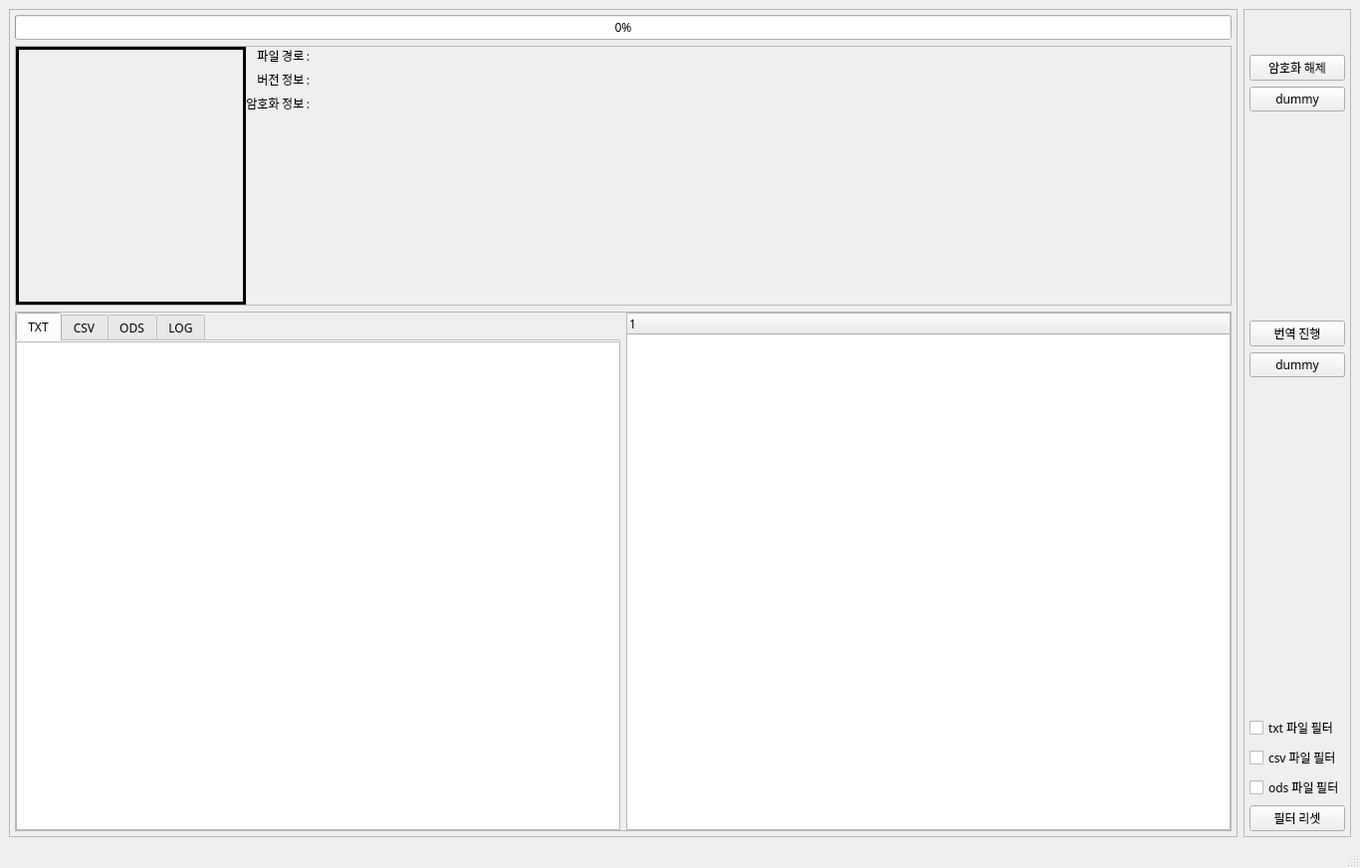
<?xml version="1.0" encoding="UTF-8"?>
<ui version="4.0">
 <author>koa</author>
 <class>MainWindow</class>
 <widget class="QMainWindow" name="MainWindow">
  <property name="geometry">
   <rect>
    <x>0</x>
    <y>0</y>
    <width>1366</width>
    <height>872</height>
   </rect>
  </property>
  <property name="sizePolicy">
   <sizepolicy hsizetype="Expanding" vsizetype="Expanding">
    <horstretch>0</horstretch>
    <verstretch>0</verstretch>
   </sizepolicy>
  </property>
  <property name="minimumSize">
   <size>
    <width>1366</width>
    <height>768</height>
   </size>
  </property>
  <property name="font">
   <font>
    <family>D2Coding</family>
   </font>
  </property>
  <property name="contextMenuPolicy">
   <enum>Qt::CustomContextMenu</enum>
  </property>
  <property name="windowTitle">
   <string>RPG_Trans</string>
  </property>
  <widget class="QWidget" name="centralwidget">
   <property name="sizePolicy">
    <sizepolicy hsizetype="MinimumExpanding" vsizetype="Preferred">
     <horstretch>0</horstretch>
     <verstretch>0</verstretch>
    </sizepolicy>
   </property>
   <layout class="QGridLayout" name="gridLayout_2">
    <item row="0" column="0">
     <widget class="QFrame" name="Entire_Frame">
      <property name="frameShape">
       <enum>QFrame::StyledPanel</enum>
      </property>
      <property name="frameShadow">
       <enum>QFrame::Raised</enum>
      </property>
      <layout class="QVBoxLayout" name="verticalLayout_2" stretch="0,1,2">
       <property name="leftMargin">
        <number>5</number>
       </property>
       <property name="topMargin">
        <number>5</number>
       </property>
       <property name="rightMargin">
        <number>5</number>
       </property>
       <property name="bottomMargin">
        <number>5</number>
       </property>
       <item>
        <widget class="QProgressBar" name="progressBar">
         <property name="value">
          <number>0</number>
         </property>
         <property name="alignment">
          <set>Qt::AlignCenter</set>
         </property>
        </widget>
       </item>
       <item>
        <widget class="QFrame" name="Folder_info_Frame">
         <property name="sizePolicy">
          <sizepolicy hsizetype="MinimumExpanding" vsizetype="MinimumExpanding">
           <horstretch>0</horstretch>
           <verstretch>0</verstretch>
          </sizepolicy>
         </property>
         <property name="baseSize">
          <size>
           <width>100</width>
           <height>100</height>
          </size>
         </property>
         <property name="frameShape">
          <enum>QFrame::StyledPanel</enum>
         </property>
         <property name="frameShadow">
          <enum>QFrame::Raised</enum>
         </property>
         <layout class="QHBoxLayout" name="horizontalLayout_2" stretch="1,0,4">
          <property name="spacing">
           <number>0</number>
          </property>
          <property name="leftMargin">
           <number>0</number>
          </property>
          <property name="topMargin">
           <number>0</number>
          </property>
          <property name="rightMargin">
           <number>0</number>
          </property>
          <property name="bottomMargin">
           <number>0</number>
          </property>
          <item>
           <widget class="QLabel" name="Location_Drag_Drop">
            <property name="sizePolicy">
             <sizepolicy hsizetype="Expanding" vsizetype="Expanding">
              <horstretch>100</horstretch>
              <verstretch>100</verstretch>
             </sizepolicy>
            </property>
            <property name="minimumSize">
             <size>
              <width>100</width>
              <height>100</height>
             </size>
            </property>
            <property name="acceptDrops">
             <bool>true</bool>
            </property>
            <property name="layoutDirection">
             <enum>Qt::LeftToRight</enum>
            </property>
            <property name="frameShape">
             <enum>QFrame::Box</enum>
            </property>
            <property name="lineWidth">
             <number>3</number>
            </property>
            <property name="text">
             <string/>
            </property>
            <property name="scaledContents">
             <bool>false</bool>
            </property>
            <property name="alignment">
             <set>Qt::AlignCenter</set>
            </property>
           </widget>
          </item>
          <item>
           <layout class="QVBoxLayout" name="S_InfoLabel_layout">
            <item>
             <widget class="QLabel" name="label">
              <property name="text">
               <string>파일 경로 : </string>
              </property>
              <property name="alignment">
               <set>Qt::AlignRight|Qt::AlignTrailing|Qt::AlignVCenter</set>
              </property>
             </widget>
            </item>
            <item>
             <widget class="QLabel" name="label_2">
              <property name="text">
               <string>버전 정보 : </string>
              </property>
              <property name="alignment">
               <set>Qt::AlignRight|Qt::AlignTrailing|Qt::AlignVCenter</set>
              </property>
             </widget>
            </item>
            <item>
             <widget class="QLabel" name="label_3">
              <property name="text">
               <string>암호화 정보 : </string>
              </property>
              <property name="alignment">
               <set>Qt::AlignRight|Qt::AlignTrailing|Qt::AlignVCenter</set>
              </property>
             </widget>
            </item>
            <item>
             <spacer name="verticalSpacer_3">
              <property name="orientation">
               <enum>Qt::Vertical</enum>
              </property>
              <property name="sizeHint" stdset="0">
               <size>
                <width>20</width>
                <height>40</height>
               </size>
              </property>
             </spacer>
            </item>
           </layout>
          </item>
          <item>
           <layout class="QVBoxLayout" name="InfoLabel_layout">
            <item>
             <layout class="QHBoxLayout" name="Progress_Frame"/>
            </item>
            <item>
             <widget class="QLabel" name="Folder_Name_label">
              <property name="text">
               <string/>
              </property>
             </widget>
            </item>
            <item>
             <widget class="QLabel" name="RPG_Ver_label">
              <property name="text">
               <string/>
              </property>
             </widget>
            </item>
            <item>
             <widget class="QLabel" name="Is_Encrypt_label">
              <property name="text">
               <string/>
              </property>
             </widget>
            </item>
            <item>
             <spacer name="verticalSpacer_2">
              <property name="orientation">
               <enum>Qt::Vertical</enum>
              </property>
              <property name="sizeHint" stdset="0">
               <size>
                <width>20</width>
                <height>40</height>
               </size>
              </property>
             </spacer>
            </item>
            <item>
             <widget class="QLabel" name="DecryptLog_label">
              <property name="text">
               <string/>
              </property>
             </widget>
            </item>
            <item>
             <widget class="QLabel" name="TransLog_label">
              <property name="text">
               <string/>
              </property>
             </widget>
            </item>
           </layout>
          </item>
         </layout>
        </widget>
       </item>
       <item>
        <widget class="QFrame" name="WorkSpace_Frame">
         <property name="sizePolicy">
          <sizepolicy hsizetype="MinimumExpanding" vsizetype="MinimumExpanding">
           <horstretch>0</horstretch>
           <verstretch>0</verstretch>
          </sizepolicy>
         </property>
         <property name="frameShape">
          <enum>QFrame::StyledPanel</enum>
         </property>
         <property name="frameShadow">
          <enum>QFrame::Raised</enum>
         </property>
         <layout class="QHBoxLayout" name="horizontalLayout_3">
          <property name="leftMargin">
           <number>0</number>
          </property>
          <property name="topMargin">
           <number>0</number>
          </property>
          <property name="rightMargin">
           <number>0</number>
          </property>
          <property name="bottomMargin">
           <number>0</number>
          </property>
          <item>
           <layout class="QHBoxLayout" name="FileControl_layout">
            <item>
             <widget class="QTabWidget" name="Tab_Widget">
              <property name="focusPolicy">
               <enum>Qt::StrongFocus</enum>
              </property>
              <property name="tabPosition">
               <enum>QTabWidget::North</enum>
              </property>
              <property name="tabShape">
               <enum>QTabWidget::Rounded</enum>
              </property>
              <property name="currentIndex">
               <number>0</number>
              </property>
              <property name="documentMode">
               <bool>true</bool>
              </property>
              <property name="tabsClosable">
               <bool>false</bool>
              </property>
              <property name="movable">
               <bool>false</bool>
              </property>
              <property name="tabBarAutoHide">
               <bool>false</bool>
              </property>
              <widget class="QWidget" name="TXTView_Tab">
               <property name="sizePolicy">
                <sizepolicy hsizetype="MinimumExpanding" vsizetype="MinimumExpanding">
                 <horstretch>0</horstretch>
                 <verstretch>0</verstretch>
                </sizepolicy>
               </property>
               <attribute name="title">
                <string>TXT</string>
               </attribute>
               <layout class="QGridLayout" name="gridLayout_3">
                <property name="leftMargin">
                 <number>0</number>
                </property>
                <property name="topMargin">
                 <number>0</number>
                </property>
                <property name="rightMargin">
                 <number>0</number>
                </property>
                <property name="bottomMargin">
                 <number>0</number>
                </property>
                <property name="spacing">
                 <number>0</number>
                </property>
                <item row="0" column="0">
                 <widget class="QTextEdit" name="TXTView_Widget">
                  <property name="sizePolicy">
                   <sizepolicy hsizetype="MinimumExpanding" vsizetype="MinimumExpanding">
                    <horstretch>0</horstretch>
                    <verstretch>0</verstretch>
                   </sizepolicy>
                  </property>
                 </widget>
                </item>
               </layout>
              </widget>
              <widget class="QWidget" name="CSVView_Tab">
               <property name="sizePolicy">
                <sizepolicy hsizetype="Maximum" vsizetype="Maximum">
                 <horstretch>0</horstretch>
                 <verstretch>0</verstretch>
                </sizepolicy>
               </property>
               <attribute name="title">
                <string>CSV</string>
               </attribute>
               <layout class="QGridLayout" name="gridLayout_4">
                <property name="leftMargin">
                 <number>0</number>
                </property>
                <property name="topMargin">
                 <number>0</number>
                </property>
                <property name="rightMargin">
                 <number>0</number>
                </property>
                <property name="bottomMargin">
                 <number>0</number>
                </property>
                <property name="spacing">
                 <number>0</number>
                </property>
                <item row="0" column="0">
                 <widget class="QTableWidget" name="CSVView_Widget">
                  <property name="sizePolicy">
                   <sizepolicy hsizetype="Expanding" vsizetype="Expanding">
                    <horstretch>0</horstretch>
                    <verstretch>0</verstretch>
                   </sizepolicy>
                  </property>
                  <property name="contextMenuPolicy">
                   <enum>Qt::DefaultContextMenu</enum>
                  </property>
                  <property name="selectionMode">
                   <enum>QAbstractItemView::ExtendedSelection</enum>
                  </property>
                  <property name="rowCount">
                   <number>0</number>
                  </property>
                  <property name="columnCount">
                   <number>0</number>
                  </property>
                  <attribute name="horizontalHeaderStretchLastSection">
                   <bool>true</bool>
                  </attribute>
                  <attribute name="verticalHeaderShowSortIndicator" stdset="0">
                   <bool>false</bool>
                  </attribute>
                  <attribute name="verticalHeaderStretchLastSection">
                   <bool>true</bool>
                  </attribute>
                 </widget>
                </item>
               </layout>
              </widget>
              <widget class="QWidget" name="ODSView_Tab">
               <property name="sizePolicy">
                <sizepolicy hsizetype="MinimumExpanding" vsizetype="MinimumExpanding">
                 <horstretch>0</horstretch>
                 <verstretch>0</verstretch>
                </sizepolicy>
               </property>
               <attribute name="title">
                <string>ODS</string>
               </attribute>
               <layout class="QGridLayout" name="gridLayout_5">
                <property name="leftMargin">
                 <number>0</number>
                </property>
                <property name="topMargin">
                 <number>0</number>
                </property>
                <property name="rightMargin">
                 <number>0</number>
                </property>
                <property name="bottomMargin">
                 <number>0</number>
                </property>
                <item row="0" column="0">
                 <widget class="QTableWidget" name="ODSView_Widget">
                  <property name="sizePolicy">
                   <sizepolicy hsizetype="Expanding" vsizetype="Expanding">
                    <horstretch>0</horstretch>
                    <verstretch>0</verstretch>
                   </sizepolicy>
                  </property>
                  <property name="rowCount">
                   <number>0</number>
                  </property>
                  <property name="columnCount">
                   <number>0</number>
                  </property>
                  <attribute name="horizontalHeaderCascadingSectionResizes">
                   <bool>true</bool>
                  </attribute>
                  <attribute name="horizontalHeaderStretchLastSection">
                   <bool>true</bool>
                  </attribute>
                  <attribute name="verticalHeaderShowSortIndicator" stdset="0">
                   <bool>false</bool>
                  </attribute>
                  <attribute name="verticalHeaderStretchLastSection">
                   <bool>true</bool>
                  </attribute>
                 </widget>
                </item>
               </layout>
              </widget>
              <widget class="QWidget" name="LOGView_Tab">
               <attribute name="title">
                <string>LOG</string>
               </attribute>
               <layout class="QGridLayout" name="gridLayout_6">
                <property name="leftMargin">
                 <number>0</number>
                </property>
                <property name="topMargin">
                 <number>0</number>
                </property>
                <property name="rightMargin">
                 <number>0</number>
                </property>
                <property name="bottomMargin">
                 <number>0</number>
                </property>
                <property name="spacing">
                 <number>0</number>
                </property>
                <item row="0" column="0">
                 <widget class="QPlainTextEdit" name="LOGView_WIdget"/>
                </item>
               </layout>
              </widget>
             </widget>
            </item>
            <item>
             <widget class="QTreeWidget" name="FolderStructure_Tree">
              <property name="contextMenuPolicy">
               <enum>Qt::CustomContextMenu</enum>
              </property>
              <attribute name="headerVisible">
               <bool>true</bool>
              </attribute>
              <attribute name="headerCascadingSectionResizes">
               <bool>true</bool>
              </attribute>
              <column>
               <property name="text">
                <string/>
               </property>
              </column>
             </widget>
            </item>
           </layout>
          </item>
         </layout>
        </widget>
       </item>
      </layout>
     </widget>
    </item>
    <item row="0" column="1">
     <widget class="QFrame" name="Right_SideBar_Frame">
      <property name="frameShape">
       <enum>QFrame::StyledPanel</enum>
      </property>
      <property name="frameShadow">
       <enum>QFrame::Raised</enum>
      </property>
      <layout class="QVBoxLayout" name="verticalLayout_5" stretch="1,2">
       <property name="leftMargin">
        <number>5</number>
       </property>
       <property name="topMargin">
        <number>5</number>
       </property>
       <property name="rightMargin">
        <number>5</number>
       </property>
       <property name="bottomMargin">
        <number>5</number>
       </property>
       <item>
        <layout class="QVBoxLayout" name="UpperSide_layout">
         <item>
          <spacer name="verticalSpacer_6">
           <property name="orientation">
            <enum>Qt::Vertical</enum>
           </property>
           <property name="sizeType">
            <enum>QSizePolicy::Fixed</enum>
           </property>
           <property name="sizeHint" stdset="0">
            <size>
             <width>20</width>
             <height>40</height>
            </size>
           </property>
          </spacer>
         </item>
         <item>
          <widget class="QPushButton" name="Decrypt_btn">
           <property name="text">
            <string>암호화 해제</string>
           </property>
          </widget>
         </item>
         <item>
          <widget class="QPushButton" name="Dummy_btn">
           <property name="text">
            <string>dummy</string>
           </property>
          </widget>
         </item>
         <item>
          <spacer name="verticalSpacer_4">
           <property name="orientation">
            <enum>Qt::Vertical</enum>
           </property>
           <property name="sizeHint" stdset="0">
            <size>
             <width>20</width>
             <height>40</height>
            </size>
           </property>
          </spacer>
         </item>
        </layout>
       </item>
       <item>
        <layout class="QVBoxLayout" name="BottomSide_layout">
         <item>
          <spacer name="verticalSpacer_7">
           <property name="orientation">
            <enum>Qt::Vertical</enum>
           </property>
           <property name="sizeType">
            <enum>QSizePolicy::Fixed</enum>
           </property>
           <property name="sizeHint" stdset="0">
            <size>
             <width>20</width>
             <height>30</height>
            </size>
           </property>
          </spacer>
         </item>
         <item>
          <widget class="QPushButton" name="Trans_btn">
           <property name="text">
            <string>번역 진행</string>
           </property>
          </widget>
         </item>
         <item>
          <widget class="QPushButton" name="Dummy_btn_2">
           <property name="text">
            <string>dummy</string>
           </property>
          </widget>
         </item>
         <item>
          <spacer name="verticalSpacer_5">
           <property name="orientation">
            <enum>Qt::Vertical</enum>
           </property>
           <property name="sizeHint" stdset="0">
            <size>
             <width>20</width>
             <height>40</height>
            </size>
           </property>
          </spacer>
         </item>
         <item>
          <widget class="QCheckBox" name="TXT_Filter">
           <property name="text">
            <string>txt 파일 필터</string>
           </property>
          </widget>
         </item>
         <item>
          <widget class="QCheckBox" name="CSV_Filter">
           <property name="text">
            <string>csv 파일 필터</string>
           </property>
          </widget>
         </item>
         <item>
          <widget class="QCheckBox" name="ODS_Filter">
           <property name="text">
            <string>ods 파일 필터</string>
           </property>
          </widget>
         </item>
         <item>
          <widget class="QPushButton" name="FilterReset_btn">
           <property name="text">
            <string>필터 리셋</string>
           </property>
          </widget>
         </item>
        </layout>
       </item>
      </layout>
     </widget>
    </item>
   </layout>
  </widget>
  <widget class="QMenuBar" name="menubar">
   <property name="geometry">
    <rect>
     <x>0</x>
     <y>0</y>
     <width>1366</width>
     <height>20</height>
    </rect>
   </property>
  </widget>
  <widget class="QStatusBar" name="statusbar">
   <property name="autoFillBackground">
    <bool>false</bool>
   </property>
  </widget>
 </widget>
 <layoutdefault spacing="6" margin="9"/>
 <resources>
  <include location="QT_R.qrc"/>
 </resources>
 <connections/>
 <designerdata>
  <property name="gridDeltaX">
   <number>10</number>
  </property>
  <property name="gridDeltaY">
   <number>10</number>
  </property>
  <property name="gridSnapX">
   <bool>true</bool>
  </property>
  <property name="gridSnapY">
   <bool>true</bool>
  </property>
  <property name="gridVisible">
   <bool>true</bool>
  </property>
 </designerdata>
</ui>
